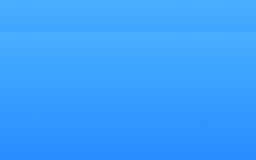

Tiled map render using the project's own tile images. Description and the map definition, with tile-layer contents summarised, below:
An orthogonal 8x5 tile map with 32x32 px tiles, 1 tile layer (Tile Layer 1), 2 tilesets.

<map version="1.0" orientation="orthogonal" width="8" height="5" tilewidth="32" tileheight="32">
 <tileset firstgid="1" name="background" tilewidth="32" tileheight="32">
  <image source="../r1chardj0n3s-pygame-tutorial-d27e939a73bd/background.png" width="640" height="480" />
 </tileset>
 <tileset firstgid="301" name="background" tilewidth="75" tileheight="75">
  <image source="../r1chardj0n3s-pygame-tutorial-d27e939a73bd/background.png" width="640" height="480" />
 </tileset>
 <layer name="Tile Layer 1" width="8" height="5">
  <data>[40 cells, 40 non-empty, 32 distinct tile ids]</data>
 </layer>
</map>
